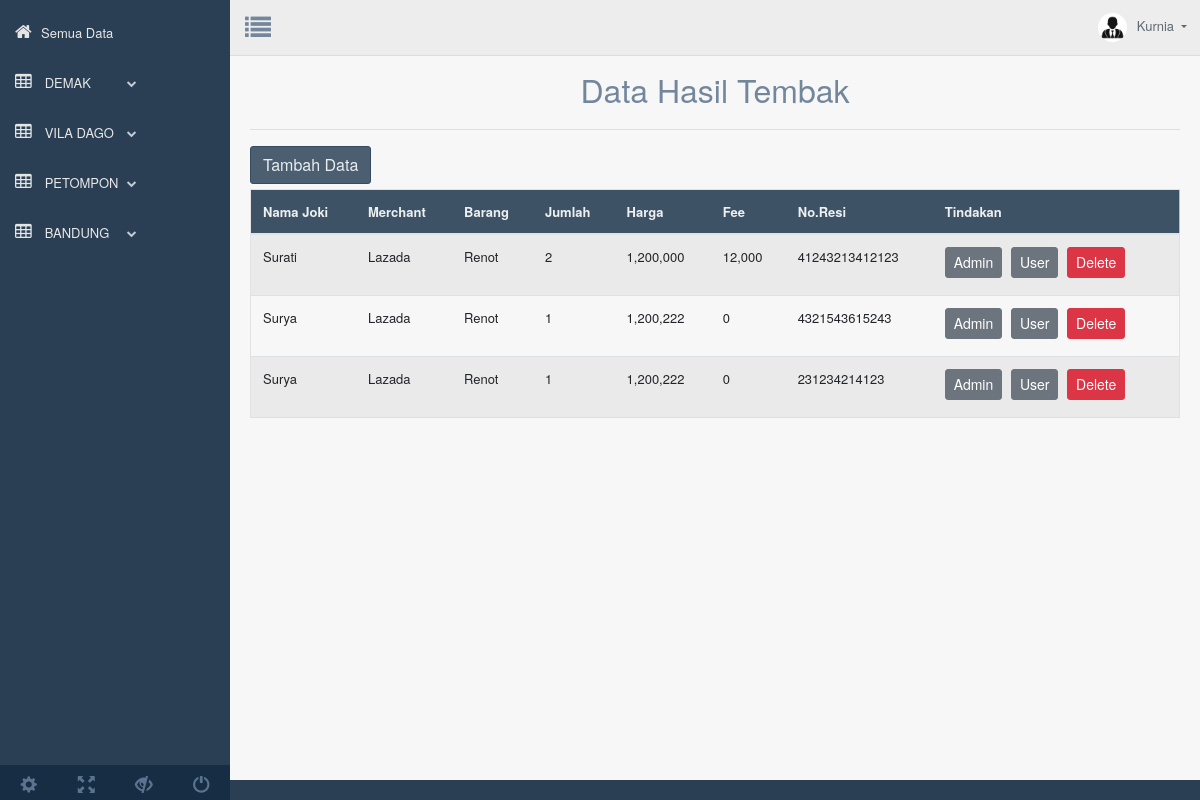
The page /web_page/index_data.php?page=tmp_rvs_vila (signed in) on the database its author committed.
### tables this page shows
CREATE TABLE `users` (
  `user_id` bigint(20) NOT NULL,
  `nama_lengkap` text NOT NULL,
  `email` varchar(100) NOT NULL,
  `password` varchar(255) NOT NULL,
  `bank` varchar(255) DEFAULT NULL,
  `no_akun` text DEFAULT NULL,
  `nm_akun` varchar(255) DEFAULT NULL,
  `ovo` text DEFAULT NULL,
  `gopay` text DEFAULT NULL,
  `dana` text DEFAULT NULL,
  `date` timestamp NOT NULL DEFAULT current_timestamp() ON UPDATE current_timestamp()
);

CREATE TABLE `hasiltembak` (
  `id` int(11) NOT NULL,
  `joki` varchar(255) NOT NULL,
  `nmalamat` varchar(255) NOT NULL,
  `merchant` varchar(255) NOT NULL,
  `barang` varchar(255) NOT NULL,
  `jumlah` varchar(255) NOT NULL,
  `harga` varchar(255) NOT NULL,
  `fee` varchar(250) NOT NULL,
  `resi` varchar(255) NOT NULL
);

### web_page/functions.php (called while the page is built, shortened)
<?php
function check_login($con)
{
	if(isset($_SESSION['user_id']))
	{
		$id = $_SESSION['user_id'];
		$query = "select * from users where user_id = '$id' limit 1";
		$result = mysqli_query($con,$query);
		if($result && mysqli_num_rows($result) > 0)
		{
			$user_data = mysqli_fetch_assoc($result);
			return $user_data;
		}
	}
	die;
}

### web_page/revisi_data/2_vila/tmp_revisi_vila.php (the view, shortened to what this page needs)
<?php
include('../../konek_all_dt.php');
?>
	<div class="container" style="margin-top:20px">
		<center><font size="6">Data Hasil Tembak</font></center>
		<hr>
		<a href="index_data.php?page=tmbh_dt_vila"><button class="btn btn-dark right">Tambah Data</button></a>
		<div class="table-responsive">
		<table class="table table-striped jambo_table bulk_action">
			<thead>
				<tr>
					<th>Nama Joki</th>
					<th>Merchant</th>
					<th>Barang</th>
					<th>Jumlah</th>
					<th>Harga</th>
					<th>Fee</th>
					<th>No.Resi</th>
					<th>Tindakan</th>
				</tr>
			</thead>
			<tbody>
				<?php
				$sql = mysqli_query($koneksi, "SELECT * FROM hasiltembak WHERE nmalamat='Vila Dago'") or die(mysqli_error($koneksi));
				if(mysqli_num_rows($sql) > 0){
					while($data = mysqli_fetch_assoc($sql)){
						echo '
						<tr>
							<td>'.$data['joki'].'</td>
							<td>'.$data['merchant'].'</td>
							<td>'.$data['barang'].'</td>
							<td>'.$data['jumlah'].'</td>
							<td>'.$data['harga'].'</td>
							<td>'.$data['fee'].'</td>
							<td>'.$data['resi'].'</td>
							<td>
								<a href="index_data.php?page=login_admn&id='.$data['id'].'&dt=vila" class="btn btn-secondary btn-sm">Admin</a>
								<a href="index_data.php?page=rvs_vila_user&id='.$data['id'].'" class="btn btn-secondary btn-sm">User</a>
								<a href="delete.php?id='.$data['id'].'" class="btn btn-danger btn-sm" onclick="return confirm(\'Yakin ingin menghapus data ini?\')">Delete</a>
							</td>
						</tr>
						';
					}
				}else{
					echo '
					<tr>
						<td colspan="8">Tidak ada data.</td>
					</tr>
					';
				}
				?>
		</table>
	</div>
	</div>

### web_page/index_data.php (shortened to what this page needs)
<?php
include ("konek_all_dt.php");
 ?>
<?php
	include("konek_login.php");
	include("functions.php");
	$user_data = check_login($con);
?>
<!DOCTYPE html>
<html lang="en">
  <head>
    <link href="assets/bootstrap/dist/css/bootstrap.min.css" rel="stylesheet">
    <link href="assets/font-awesome/css/font-awesome.min.css" rel="stylesheet">
    <link href="assets/nprogress/nprogress.css" rel="stylesheet">
    <link href="assets/iCheck/skins/flat/green.css" rel="stylesheet">
    <link href="assets/bootstrap-progressbar/css/bootstrap-progressbar-3.3.4.min.css" rel="stylesheet">
    <link href="assets/css/custom.min.css" rel="stylesheet">
  </head>
  <body class="nav-md">
    <div class="container body">
      <div class="main_container">
        <div class="col-md-3 left_col">
          <div class="left_col scroll-view">
            <div class="navbar nav_title" style="border: 0;">
              <div id="sidebar-menu" class="main_menu_side hidden-print main_menu">
                <div class="menu_section">
                  <ul class="nav side-menu">
                    <li>
                    <a href="index_data.php?page=tmp_utama"><i class="fa fa-home"></i>Semua Data<span class="fa fa-chevron"></span></a>
                    </li>
                    <li><a href="#"><i class="fa fa-table"></i> DEMAK <span class="fa fa-chevron-down"></span></a>
                    </li>
                    <li><a href="#"><i class="fa fa-table"></i> VILA DAGO <span class="fa fa-chevron-down"></span></a>
                    </li>
                    <li><a href="#"><i class="fa fa-table"></i> PETOMPON <span class="fa fa-chevron-down"></span></a>
                    </li>
                    <li><a href="#"><i class="fa fa-table"></i> BANDUNG <span class="fa fa-chevron-down"></span></a>
                    </li>
                  </ul>
                </div>
              </div>
            </div>
            <br />
            <div class="sidebar-footer hidden-small">
              <a data-toggle="tooltip" data-placement="top" title="Settings" href="#">
                <span class="glyphicon glyphicon-cog" aria-hidden="true"></span>
              </a>
              <a data-toggle="tooltip" data-placement="top" title="FullScreen" href="#">
                <span class="glyphicon glyphicon-fullscreen" aria-hidden="true"></span>
              </a>
              <a data-toggle="tooltip" data-placement="top" title="Lock" href="#">
                <span class="glyphicon glyphicon-eye-close" aria-hidden="true"></span>
              </a>
              <a data-toggle="tooltip" data-placement="top" title="Logout" href="#">
                <span class="glyphicon glyphicon-off" aria-hidden="true"></span>
              </a>
            </div>
          </div>
        </div>
        <div class="top_nav">
          <div class="nav_menu">
              <div class="nav toggle">
                <a id="menu_toggle"><i class="fa fa-list"></i></a>
              </div>
              <nav class="nav navbar-nav">
              <ul class=" navbar-right">
                <li class="nav-item dropdown open" >
                  <a href="#" class="user-profile dropdown-toggle" aria-haspopup="true" id="navbarDropdown" data-toggle="dropdown" aria-expanded="false">
                    <img src='assets/images/ft_profile.jpg'><?php echo $user_data['nama_lengkap'];?>
                  </a>
                </li>
              </ul>
            </nav>
          </div>
        </div>
        <div class="right_col" role="main">
      <?php
      $queries = array();
      parse_str($_SERVER['QUERY_STRING'], $queries);
      switch ($queries['page']) {
        case 'tmp_rvs_vila':
          include 'revisi_data/2_vila/tmp_revisi_vila.php';
          break;
        }
        ?>
        </div>
      </div>
    </div>
  </body>
</html>

### rows shown on the page
users: nama_lengkap "Kurnia"
hasiltembak: joki "Surati", merchant "Lazada", barang "Renot", jumlah "2", harga "1,200,000", fee "12,000", resi "41243213412123"
hasiltembak: joki "Surya", merchant "Lazada", barang "Renot", jumlah "1", harga "1,200,222", fee "0", resi "4321543615243"
hasiltembak: joki "Surya", merchant "Lazada", barang "Renot", jumlah "1", harga "1,200,222", fee "0", resi "231234214123"
